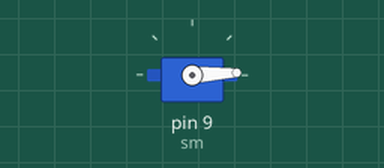
Simulated run of this sketch. Board: Arduino Uno, built with avr-gcc and run on an emulated ATmega328P. On the bench: servo.

Above: at 0.05 s.
At 1.15 s:
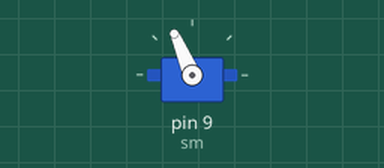
At 2.25 s:
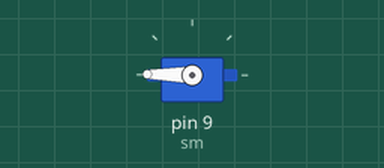
At 4.45 s:
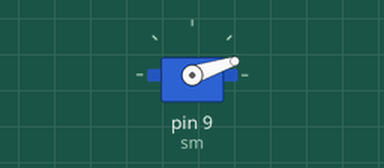
Timing chart, 0 to 7.3 s (numbered marks = the images above):
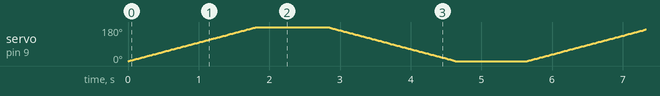

The sketch:

01_Basics.ino
```cpp
#include <Servo.h>

Servo sm;

void setup() {
  sm.attach(9);
}

void loop() {
  int i;
  for (i = 0; i < 180; i++) {
    sm.write(i);
    delay(10);
  }
  delay(1000);
  for (; i >= 0; i--) {
    sm.write(i);
    delay(10);
  }
  delay(1000);
}
```
